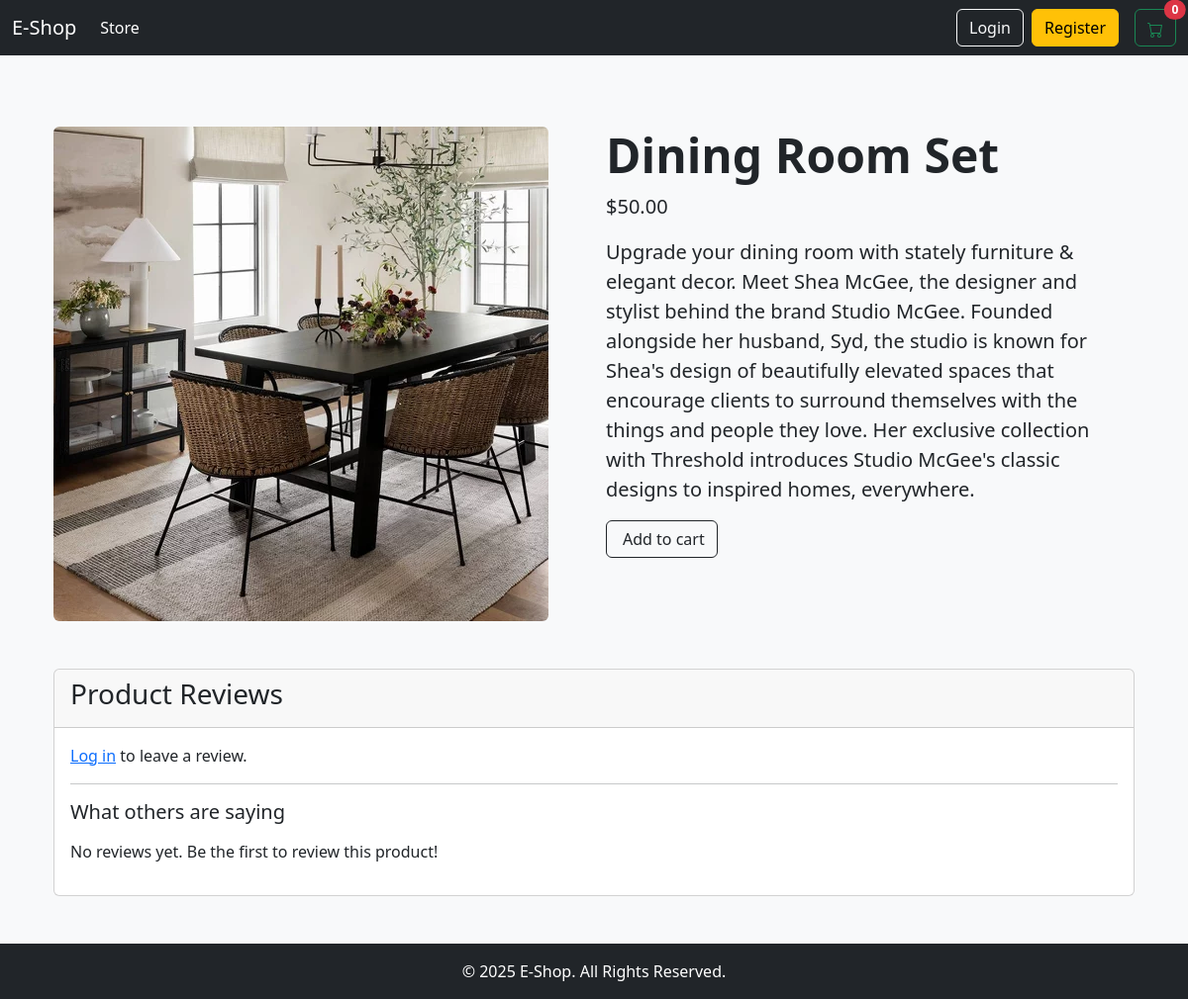
/product/1/, run on the app's committed database.
### store/models.py (models this page shows, shortened)
class Product(models.Model):
    name = models.CharField(max_length=200)
    description = models.TextField(null=True, blank=True)
    price = models.DecimalField(max_digits=7, decimal_places=2)
    category = models.ForeignKey(Category, on_delete=models.SET_NULL, null=True, blank=True)
    image = models.ImageField(null=True, blank=True)
    is_featured = models.BooleanField(default=False)
    @property
    def imageURL(self):
        try:
            url = self.image.url
        except:
            url = ''
        return url

### store/views.py (the view, shortened to what this page needs)
# urls.py: path('product/<int:pk>/', views.product_detail, name="product_detail"),
def product_detail(request, pk):
    data = cartData(request)
    cartItems = data['cartItems']
    product = get_object_or_404(Product, id=pk)
    reviews = product.reviews.all().order_by('-created_at')
    context = {'product': product, 'reviews': reviews, 'cartItems': cartItems}
    return render(request, 'store/product_detail.html', context)

### store/utils.py (called while the page is built)
def cartData(request):
    if request.user.is_authenticated:
        customer, created = Customer.objects.get_or_create(user=request.user)
        if created:
            customer.name = request.user.username
            customer.email = request.user.email
            customer.save()
        order, created = Order.objects.get_or_create(customer=customer, status='Pending')
        items = order.orderitem_set.all()
        cartItems = order.get_cart_items
    else:
        items = []
        order = {'get_cart_total': 0, 'get_cart_items': 0}
        cartItems = 0
    return {'cartItems': cartItems, 'order': order, 'items': items}

### templates/store/product_detail.html (shortened to what this page needs)
{% extends 'base.html' %}
{% load static %}
{% block content %}
<div class="container my-5">
    <div class="row">
        <div class="col-md-6">
            <img class="img-fluid rounded" src="{{ product.imageURL }}" alt="{{ product.name }}">
        </div>
        <div class="col-md-6">
            <h1 class="display-5 fw-bolder">{{ product.name }}</h1>
            <div class="fs-5 mb-3">
                <span>${{ product.price|floatformat:2 }}</span>
            </div>
            <p class="lead">{{ product.description }}</p>
            <div class="d-flex">
                <button data-product="{{ product.id }}" data-action="add" class="btn btn-outline-dark flex-shrink-0 update-cart" type="button">
                    Add to cart
                </button>
            </div>
        </div>
    </div>
    <div class="row mt-5">
        <div class="col-12">
            <div class="card">
                <div class="card-header">
                    <h3>Product Reviews</h3>
                </div>
                <div class="card-body">
                    {% if user.is_authenticated %}
                    <h5 class="mb-3">Leave a Review</h5>
                    <form method="POST">
                        {% csrf_token %}
                        <div class="mb-3">
                            <label for="rating" class="form-label">Rating</label>
                            <select name="rating" id="rating" class="form-select" required>
                                <option value="5">5 - Excellent</option>
                                <option value="4">4 - Good</option>
                                <option value="3">3 - Average</option>
                                <option value="2">2 - Fair</option>
                                <option value="1">1 - Poor</option>
                            </select>
                        </div>
                        <div class="mb-3">
                            <label for="review_text" class="form-label">Review</label>
                            <textarea name="review_text" class="form-control" rows="3" required></textarea>
                        </div>
                        <button type="submit" class="btn btn-primary">Submit Review</button>
                    </form>
                    <hr>
                    {% else %}
                    <p><a href="{% url 'login' %}?next={{ request.path }}">Log in</a> to leave a review.</p>
                    <hr>
                    {% endif %}
                    <h5 class="mb-3">What others are saying</h5>
                    {% if reviews %}
                        {% for review in reviews %}
                        <div class="d-flex mb-3">
                            <div class="flex-shrink-0">
                                <div class="rounded-circle bg-secondary text-white d-flex align-items-center justify-content-center" style="width: 50px; height: 50px;">
                                    <span>{{ review.user.username.0|upper }}</span>
                                </div>
                            </div>
                            <div class="ms-3">
                                <div class="fw-bold">{{ review.user.username }}</div>
                                <div class="text-warning">
                                    {% for i in "x"|ljust:review.rating %}★{% endfor %}
                                    {% for i in "x"|ljust:review.rating|add:"-5"|cut:"-" %}☆{% endfor %}
                                </div>
                                {{ review.review_text }}
                                <div class="text-muted small mt-1">{{ review.created_at|date:"F d, Y" }}</div>
                            </div>
                        </div>
                        {% endfor %}
                    {% else %}
                    <p>No reviews yet. Be the first to review this product!</p>
                    {% endif %}
                </div>
            </div>
        </div>
    </div>
</div>
{% endblock content %}

### static/css/main.css (style rules this page uses)
body { background-color: #f8f9fa; }

### data on the page
Product: imageURL (picture), name "Dining Room Set", price "50.00", description "Upgrade your dining room with stately furniture & elegant decor. Meet Shea McGee, the designer and stylist behind the brand Studio McGee. Founded alongside her husband, Syd, the studio is known for Shea's design of beautifully elevated spaces that encourage clients to surround themselves with the things and people they love. Her exclusive collection with Threshold introduces Studio McGee's classic designs to inspired homes, everywhere."

### other printed values
{{ cartItems }} "0"
